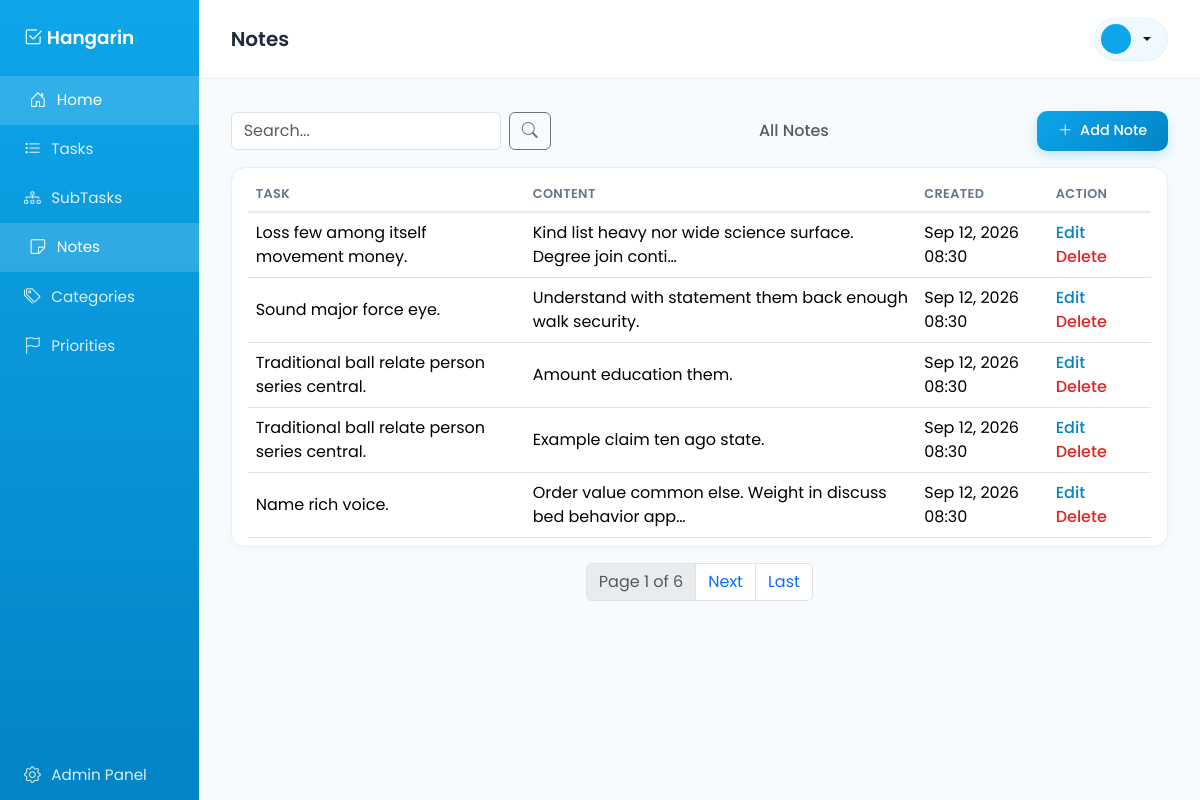
Page /notes/ on the earlier database version.
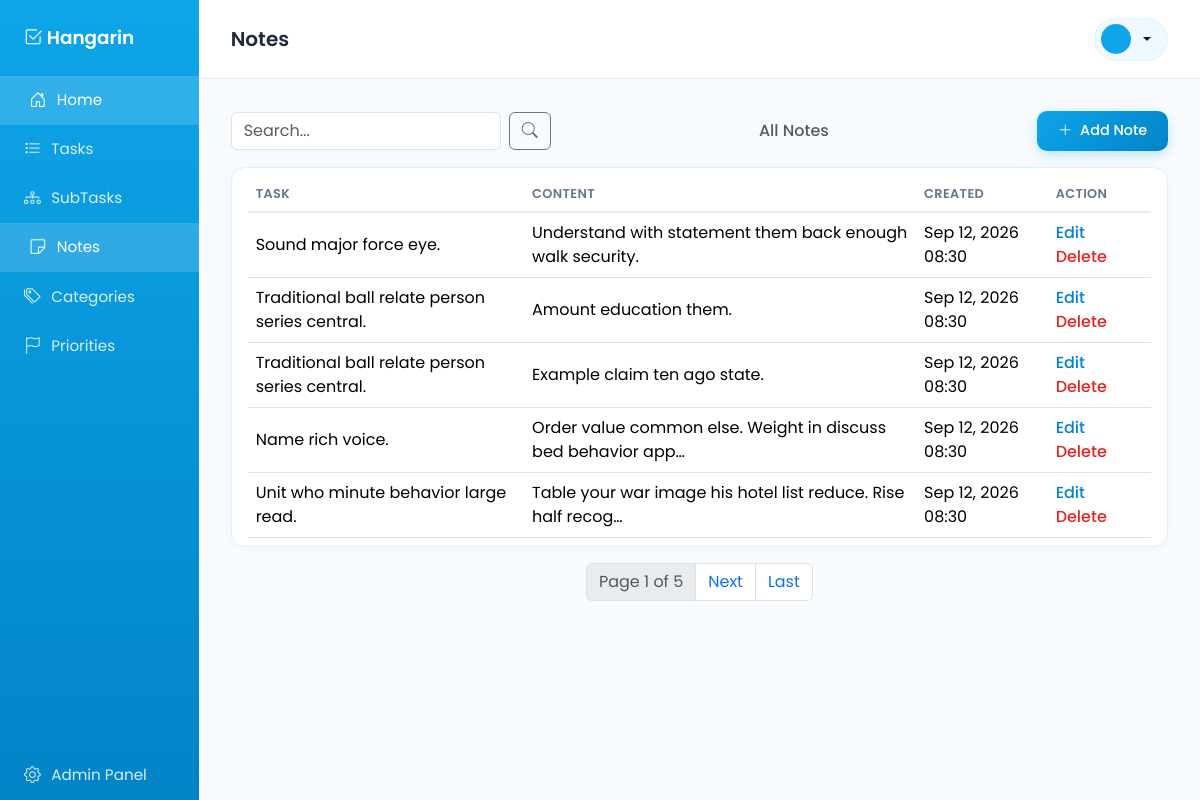
Same page on the later database version.
### Tasks/models.py (models this page shows, shortened)
class BaseModel(models.Model):
    created_at = models.DateTimeField(auto_now_add=True)
    updated_at = models.DateTimeField(auto_now=True)
    class Meta:
        abstract = True

class Note(BaseModel):
    task = models.ForeignKey(Task, on_delete=models.CASCADE, related_name="notes")
    content = models.TextField()

class Task(BaseModel):
    STATUS_CHOICES = [
        ("Pending", "Pending"),
        ("In Progress", "In Progress"),
        ("Completed", "Completed"),
    ]
    title = models.CharField(max_length=255)
    description = models.TextField()
    deadline = models.DateTimeField()
    status = models.CharField(max_length=50, choices=STATUS_CHOICES, default="Pending")
    category = models.ForeignKey(Category, on_delete=models.CASCADE)
    priority = models.ForeignKey(Priority, on_delete=models.CASCADE)

### Tasks/views.py (the view)
# urls.py: path('notes/', NoteListView.as_view(), name='note-list'),
class NoteListView(ListView):
    model = Note
    template_name = "Tasks/note_list.html"
    context_object_name = "notes"
    paginate_by = 5
    def get_queryset(self):
        qs = super().get_queryset()
        query = self.request.GET.get('q')
        if query:
            qs = qs.filter(Q(content__icontains=query))
        return qs

### Tasks/templates/Tasks/note_list.html (shortened to what this page needs)
{% extends "base.html" %}
{% block page_title %}Notes{% endblock %}
{% block content %}
<div class="d-flex justify-content-between align-items-center mb-3">
    <form method="get" class="d-flex" style="max-width: 320px;">
    <input type="text" name="q" class="form-control me-2" placeholder="Search..." value="{{ request.GET.q }}">
    <button type="submit" class="btn btn-outline-secondary"><i class="bi bi-search"></i></button>
</form>
    <h6 class="mb-0 text-muted">All Notes</h6>
    <a href="{% url 'note-add' %}" class="btn btn-primary-sky">
        <i class="bi bi-plus-lg me-1"></i> Add Note
    </a>
</div>
<div class="card-panel">
    <table class="table table-hover align-middle mb-0">
        <thead>
            <tr>
                <th>Task</th>
                <th>Content</th>
                <th>Created</th>
                <th>Action</th>
            </tr>
        </thead>
        <tbody>
            {% for note in notes %}
            <tr>
                <td>{{ note.task.title }}</td>
                <td>{{ note.content|truncatechars:60 }}</td>
                <td>{{ note.created_at|date:"M d, Y H:i" }}</td>
                <td>
                    <a href="{% url 'note-update' note.pk %}" class="action-link">Edit</a>
                    <a href="{% url 'note-delete' note.pk %}" class="action-link text-danger">Delete</a>
                </td>
            </tr>
            {% empty %}
            <tr><td colspan="4" class="text-center text-muted py-4">No notes yet.</td></tr>
            {% endfor %}
        </tbody>
    </table>
</div>
{% include 'includes/pagination.html' %}
{% endblock %}

Differences in the rows shown:
removed Note: task "Loss few among itself movement money.", content "Kind list heavy nor wide science surface. Degree join conti…", created_at "Sep 12, 2026 08:30"
now on this page (row unchanged): Note: task "Unit who minute behavior large read.", content "Table your war image his hotel list reduce. Rise half recog…", created_at "Sep 12, 2026 08:30"
Other differences:
{{ page_obj.paginator.num_pages }}: "6" → "5"
